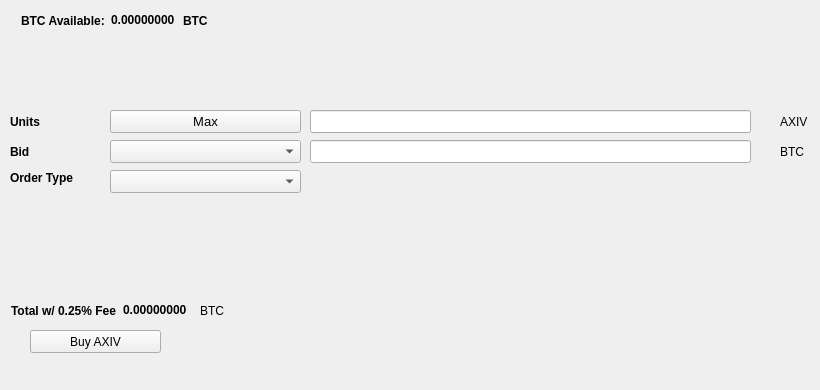
   <widget class="QWidget" name="BuyTab">
    <attribute name="title">
     <string>Buy</string>
    </attribute>
    <widget class="QPushButton" name="BuyAXIV">
     <property name="geometry">
      <rect>
       <x>30</x>
       <y>330</y>
       <width>131</width>
       <height>23</height>
      </rect>
     </property>
     <property name="text">
      <string>Buy AXIV</string>
     </property>
     <property name="icon">
      <iconset resource="../axiv.qrc">
       <normaloff>:/icons/bitcoin</normaloff>:/icons/bitcoin</iconset>
     </property>
    </widget>
    <widget class="QLabel" name="label_3">
     <property name="geometry">
      <rect>
       <x>10</x>
       <y>110</y>
       <width>46</width>
       <height>23</height>
      </rect>
     </property>
     <property name="font">
      <font>
       <weight>75</weight>
       <bold>true</bold>
      </font>
     </property>
     <property name="text">
      <string>Units</string>
     </property>
    </widget>
    <widget class="QLineEdit" name="UnitsInput">
     <property name="geometry">
      <rect>
       <x>310</x>
       <y>110</y>
       <width>441</width>
       <height>23</height>
      </rect>
     </property>
     <property name="font">
      <font>
       <pointsize>9</pointsize>
       <weight>75</weight>
       <bold>true</bold>
      </font>
     </property>
    </widget>
    <widget class="QLineEdit" name="BuyBidPriceEdit">
     <property name="geometry">
      <rect>
       <x>310</x>
       <y>140</y>
       <width>441</width>
       <height>23</height>
      </rect>
     </property>
     <property name="font">
      <font>
       <pointsize>9</pointsize>
       <weight>75</weight>
       <bold>true</bold>
      </font>
     </property>
    </widget>
    <widget class="QLabel" name="label_4">
     <property name="geometry">
      <rect>
       <x>780</x>
       <y>110</y>
       <width>31</width>
       <height>23</height>
      </rect>
     </property>
     <property name="text">
      <string>AXIV</string>
     </property>
    </widget>
    <widget class="QLabel" name="label_5">
     <property name="geometry">
      <rect>
       <x>780</x>
       <y>140</y>
       <width>31</width>
       <height>23</height>
      </rect>
     </property>
     <property name="text">
      <string>BTC</string>
     </property>
    </widget>
    <widget class="QLabel" name="label_6">
     <property name="geometry">
      <rect>
       <x>10</x>
       <y>140</y>
       <width>46</width>
       <height>23</height>
      </rect>
     </property>
     <property name="font">
      <font>
       <weight>75</weight>
       <bold>true</bold>
      </font>
     </property>
     <property name="text">
      <string>Bid</string>
     </property>
    </widget>
    <widget class="QLabel" name="label_7">
     <property name="geometry">
      <rect>
       <x>10</x>
       <y>170</y>
       <width>91</width>
       <height>16</height>
      </rect>
     </property>
     <property name="font">
      <font>
       <weight>75</weight>
       <bold>true</bold>
      </font>
     </property>
     <property name="text">
      <string>Order Type</string>
     </property>
    </widget>
    <widget class="QPushButton" name="Buy_Max_Amount">
     <property name="geometry">
      <rect>
       <x>110</x>
       <y>110</y>
       <width>191</width>
       <height>23</height>
      </rect>
     </property>
     <property name="font">
      <font>
       <pointsize>10</pointsize>
      </font>
     </property>
     <property name="text">
      <string>Max</string>
     </property>
    </widget>
    <widget class="QComboBox" name="BuyBidcomboBox">
     <property name="geometry">
      <rect>
       <x>110</x>
       <y>140</y>
       <width>191</width>
       <height>23</height>
      </rect>
     </property>
     <property name="font">
      <font>
       <pointsize>10</pointsize>
      </font>
     </property>
    </widget>
    <widget class="QComboBox" name="buyOrdertypeCombo">
     <property name="geometry">
      <rect>
       <x>110</x>
       <y>170</y>
       <width>191</width>
       <height>23</height>
      </rect>
     </property>
     <property name="font">
      <font>
       <pointsize>10</pointsize>
      </font>
     </property>
    </widget>
    <widget class="QWidget" name="layoutWidget1">
     <property name="geometry">
      <rect>
       <x>21</x>
       <y>11</y>
       <width>227</width>
       <height>19</height>
      </rect>
     </property>
     <layout class="QHBoxLayout" name="horizontalLayout_3">
      <item>
       <widget class="QLabel" name="label232">
        <property name="font">
         <font>
          <weight>75</weight>
          <bold>true</bold>
         </font>
        </property>
        <property name="text">
         <string>BTC Available:</string>
        </property>
       </widget>
      </item>
      <item>
       <widget class="QLabel" name="BtcAvailableLbl">
        <property name="palette">
         <palette>
          <active>
           <colorrole role="WindowText">
            <brush brushstyle="SolidPattern">
             <color alpha="255">
              <red>0</red>
              <green>0</green>
              <blue>0</blue>
             </color>
            </brush>
           </colorrole>
           <colorrole role="Button">
            <brush brushstyle="SolidPattern">
             <color alpha="255">
              <red>0</red>
              <green>170</green>
              <blue>0</blue>
             </color>
            </brush>
           </colorrole>
           <colorrole role="Light">
            <brush brushstyle="SolidPattern">
             <color alpha="255">
              <red>0</red>
              <green>255</green>
              <blue>0</blue>
             </color>
            </brush>
           </colorrole>
           <colorrole role="Midlight">
            <brush brushstyle="SolidPattern">
             <color alpha="255">
              <red>0</red>
              <green>212</green>
              <blue>0</blue>
             </color>
            </brush>
           </colorrole>
           <colorrole role="Dark">
            <brush brushstyle="SolidPattern">
             <color alpha="255">
              <red>0</red>
              <green>85</green>
              <blue>0</blue>
             </color>
            </brush>
           </colorrole>
           <colorrole role="Mid">
            <brush brushstyle="SolidPattern">
             <color alpha="255">
              <red>0</red>
              <green>113</green>
              <blue>0</blue>
             </color>
            </brush>
           </colorrole>
           <colorrole role="Text">
            <brush brushstyle="SolidPattern">
             <color alpha="255">
              <red>0</red>
              <green>170</green>
              <blue>0</blue>
             </color>
            </brush>
           </colorrole>
           <colorrole role="BrightText">
            <brush brushstyle="SolidPattern">
             <color alpha="255">
              <red>255</red>
              <green>255</green>
              <blue>255</blue>
             </color>
            </brush>
           </colorrole>
           <colorrole role="ButtonText">
            <brush brushstyle="SolidPattern">
             <color alpha="255">
              <red>0</red>
              <green>0</green>
              <blue>0</blue>
             </color>
            </brush>
           </colorrole>
           <colorrole role="Base">
            <brush brushstyle="SolidPattern">
             <color alpha="255">
              <red>255</red>
              <green>255</green>
              <blue>255</blue>
             </color>
            </brush>
           </colorrole>
           <colorrole role="Window">
            <brush brushstyle="SolidPattern">
             <color alpha="255">
              <red>0</red>
              <green>170</green>
              <blue>0</blue>
             </color>
            </brush>
           </colorrole>
           <colorrole role="Shadow">
            <brush brushstyle="SolidPattern">
             <color alpha="255">
              <red>0</red>
              <green>0</green>
              <blue>0</blue>
             </color>
            </brush>
           </colorrole>
           <colorrole role="AlternateBase">
            <brush brushstyle="SolidPattern">
             <color alpha="255">
              <red>127</red>
              <green>212</green>
              <blue>127</blue>
             </color>
            </brush>
           </colorrole>
           <colorrole role="ToolTipBase">
            <brush brushstyle="SolidPattern">
             <color alpha="255">
              <red>255</red>
              <green>255</green>
              <blue>220</blue>
             </color>
            </brush>
           </colorrole>
           <colorrole role="ToolTipText">
            <brush brushstyle="SolidPattern">
             <color alpha="255">
              <red>0</red>
              <green>0</green>
              <blue>0</blue>
             </color>
            </brush>
           </colorrole>
          </active>
          <inactive>
           <colorrole role="WindowText">
            <brush brushstyle="SolidPattern">
             <color alpha="255">
              <red>0</red>
              <green>0</green>
              <blue>0</blue>
             </color>
            </brush>
           </colorrole>
           <colorrole role="Button">
            <brush brushstyle="SolidPattern">
             <color alpha="255">
              <red>0</red>
              <green>170</green>
              <blue>0</blue>
             </color>
            </brush>
           </colorrole>
           <colorrole role="Light">
            <brush brushstyle="SolidPattern">
             <color alpha="255">
              <red>0</red>
              <green>255</green>
              <blue>0</blue>
             </color>
            </brush>
           </colorrole>
           <colorrole role="Midlight">
            <brush brushstyle="SolidPattern">
             <color alpha="255">
              <red>0</red>
              <green>212</green>
              <blue>0</blue>
             </color>
            </brush>
           </colorrole>
           <colorrole role="Dark">
            <brush brushstyle="SolidPattern">
             <color alpha="255">
              <red>0</red>
              <green>85</green>
              <blue>0</blue>
             </color>
            </brush>
           </colorrole>
           <colorrole role="Mid">
            <brush brushstyle="SolidPattern">
             <color alpha="255">
              <red>0</red>
              <green>113</green>
              <blue>0</blue>
             </color>
            </brush>
           </colorrole>
           <colorrole role="Text">
            <brush brushstyle="SolidPattern">
             <color alpha="255">
              <red>0</red>
              <green>170</green>
              <blue>0</blue>
             </color>
            </brush>
           </colorrole>
           <colorrole role="BrightText">
            <brush brushstyle="SolidPattern">
             <color alpha="255">
              <red>255</red>
              <green>255</green>
              <blue>255</blue>
             </color>
            </brush>
           </colorrole>
           <colorrole role="ButtonText">
            <brush brushstyle="SolidPattern">
             <color alpha="255">
              <red>0</red>
              <green>0</green>
              <blue>0</blue>
             </color>
            </brush>
           </colorrole>
           <colorrole role="Base">
            <brush brushstyle="SolidPattern">
             <color alpha="255">
              <red>255</red>
              <green>255</green>
              <blue>255</blue>
             </color>
            </brush>
           </colorrole>
           <colorrole role="Window">
            <brush brushstyle="SolidPattern">
             <color alpha="255">
              <red>0</red>
              <green>170</green>
              <blue>0</blue>
             </color>
            </brush>
           </colorrole>
           <colorrole role="Shadow">
            <brush brushstyle="SolidPattern">
             <color alpha="255">
              <red>0</red>
              <green>0</green>
              <blue>0</blue>
             </color>
            </brush>
           </colorrole>
           <colorrole role="AlternateBase">
            <brush brushstyle="SolidPattern">
             <color alpha="255">
              <red>127</red>
              <green>212</green>
              <blue>127</blue>
             </color>
            </brush>
           </colorrole>
           <colorrole role="ToolTipBase">
            <brush brushstyle="SolidPattern">
             <color alpha="255">
              <red>255</red>
              <green>255</green>
              <blue>220</blue>
             </color>
            </brush>
           </colorrole>
           <colorrole role="ToolTipText">
            <brush brushstyle="SolidPattern">
             <color alpha="255">
              <red>0</red>
              <green>0</green>
              <blue>0</blue>
             </color>
            </brush>
           </colorrole>
          </inactive>
          <disabled>
           <colorrole role="WindowText">
            <brush brushstyle="SolidPattern">
             <color alpha="255">
              <red>0</red>
              <green>85</green>
              <blue>0</blue>
             </color>
            </brush>
           </colorrole>
           <colorrole role="Button">
            <brush brushstyle="SolidPattern">
             <color alpha="255">
              <red>0</red>
              <green>170</green>
              <blue>0</blue>
             </color>
            </brush>
           </colorrole>
           <colorrole role="Light">
            <brush brushstyle="SolidPattern">
             <color alpha="255">
              <red>0</red>
              <green>255</green>
              <blue>0</blue>
             </color>
            </brush>
           </colorrole>
           <colorrole role="Midlight">
            <brush brushstyle="SolidPattern">
             <color alpha="255">
              <red>0</red>
              <green>212</green>
              <blue>0</blue>
             </color>
            </brush>
           </colorrole>
           <colorrole role="Dark">
            <brush brushstyle="SolidPattern">
             <color alpha="255">
              <red>0</red>
              <green>85</green>
              <blue>0</blue>
             </color>
            </brush>
           </colorrole>
           <colorrole role="Mid">
            <brush brushstyle="SolidPattern">
             <color alpha="255">
              <red>0</red>
              <green>113</green>
              <blue>0</blue>
             </color>
            </brush>
           </colorrole>
           <colorrole role="Text">
            <brush brushstyle="SolidPattern">
             <color alpha="255">
              <red>0</red>
              <green>85</green>
              <blue>0</blue>
             </color>
            </brush>
           </colorrole>
           <colorrole role="BrightText">
            <brush brushstyle="SolidPattern">
             <color alpha="255">
              <red>255</red>
              <green>255</green>
              <blue>255</blue>
             </color>
            </brush>
           </colorrole>
           <colorrole role="ButtonText">
            <brush brushstyle="SolidPattern">
             <color alpha="255">
              <red>0</red>
              <green>85</green>
              <blue>0</blue>
             </color>
            </brush>
           </colorrole>
           <colorrole role="Base">
            <brush brushstyle="SolidPattern">
             <color alpha="255">
              <red>0</red>
              <green>170</green>
              <blue>0</blue>
             </color>
            </brush>
           </colorrole>
           <colorrole role="Window">
            <brush brushstyle="SolidPattern">
             <color alpha="255">
              <red>0</red>
              <green>170</green>
              <blue>0</blue>
             </color>
            </brush>
           </colorrole>
           <colorrole role="Shadow">
            <brush brushstyle="SolidPattern">
             <color alpha="255">
              <red>0</red>
              <green>0</green>
              <blue>0</blue>
             </color>
            </brush>
           </colorrole>
           <colorrole role="AlternateBase">
            <brush brushstyle="SolidPattern">
             <color alpha="255">
              <red>0</red>
              <green>170</green>
              <blue>0</blue>
             </color>
            </brush>
           </colorrole>
           <colorrole role="ToolTipBase">
            <brush brushstyle="SolidPattern">
             <color alpha="255">
              <red>255</red>
              <green>255</green>
              <blue>220</blue>
             </color>
            </brush>
           </colorrole>
           <colorrole role="ToolTipText">
            <brush brushstyle="SolidPattern">
             <color alpha="255">
              <red>0</red>
              <green>0</green>
              <blue>0</blue>
             </color>
            </brush>
           </colorrole>
          </disabled>
         </palette>
        </property>
        <property name="font">
         <font>
          <weight>75</weight>
          <bold>true</bold>
         </font>
        </property>
        <property name="text">
         <string>0.00000000</string>
        </property>
        <property name="textInteractionFlags">
         <set>Qt::LinksAccessibleByMouse|Qt::TextSelectableByKeyboard|Qt::TextSelectableByMouse</set>
        </property>
       </widget>
      </item>
      <item>
       <widget class="QLabel" name="BtcAvailableLbl_2">
        <property name="font">
         <font>
          <weight>75</weight>
          <bold>true</bold>
         </font>
        </property>
        <property name="text">
         <string>BTC</string>
        </property>
       </widget>
      </item>
     </layout>
    </widget>
    <widget class="QWidget" name="layoutWidge2">
     <property name="geometry">
      <rect>
       <x>11</x>
       <y>301</y>
       <width>259</width>
       <height>19</height>
      </rect>
     </property>
     <layout class="QHBoxLayout" name="horizontalLayout_4">
      <item>
       <widget class="QLabel" name="label_9">
        <property name="font">
         <font>
          <weight>75</weight>
          <bold>true</bold>
         </font>
        </property>
        <property name="text">
         <string>Total w/ 0.25% Fee</string>
        </property>
       </widget>
      </item>
      <item>
       <widget class="QLabel" name="BuyCostLabel">
        <property name="palette">
         <palette>
          <active>
           <colorrole role="WindowText">
            <brush brushstyle="SolidPattern">
             <color alpha="255">
              <red>0</red>
              <green>0</green>
              <blue>0</blue>
             </color>
            </brush>
           </colorrole>
           <colorrole role="Button">
            <brush brushstyle="SolidPattern">
             <color alpha="255">
              <red>0</red>
              <green>170</green>
              <blue>0</blue>
             </color>
            </brush>
           </colorrole>
           <colorrole role="Light">
            <brush brushstyle="SolidPattern">
             <color alpha="255">
              <red>0</red>
              <green>255</green>
              <blue>0</blue>
             </color>
            </brush>
           </colorrole>
           <colorrole role="Midlight">
            <brush brushstyle="SolidPattern">
             <color alpha="255">
              <red>0</red>
              <green>212</green>
              <blue>0</blue>
             </color>
            </brush>
           </colorrole>
           <colorrole role="Dark">
            <brush brushstyle="SolidPattern">
             <color alpha="255">
              <red>0</red>
              <green>85</green>
              <blue>0</blue>
             </color>
            </brush>
           </colorrole>
           <colorrole role="Mid">
            <brush brushstyle="SolidPattern">
             <color alpha="255">
              <red>0</red>
              <green>113</green>
              <blue>0</blue>
             </color>
            </brush>
           </colorrole>
           <colorrole role="Text">
            <brush brushstyle="SolidPattern">
             <color alpha="255">
              <red>0</red>
              <green>170</green>
              <blue>0</blue>
             </color>
            </brush>
           </colorrole>
           <colorrole role="BrightText">
            <brush brushstyle="SolidPattern">
             <color alpha="255">
              <red>255</red>
              <green>255</green>
              <blue>255</blue>
             </color>
            </brush>
           </colorrole>
           <colorrole role="ButtonText">
            <brush brushstyle="SolidPattern">
             <color alpha="255">
              <red>0</red>
              <green>0</green>
              <blue>0</blue>
             </color>
            </brush>
           </colorrole>
           <colorrole role="Base">
            <brush brushstyle="SolidPattern">
             <color alpha="255">
              <red>255</red>
              <green>255</green>
              <blue>255</blue>
             </color>
            </brush>
           </colorrole>
           <colorrole role="Window">
            <brush brushstyle="SolidPattern">
             <color alpha="255">
              <red>0</red>
              <green>170</green>
              <blue>0</blue>
             </color>
            </brush>
           </colorrole>
           <colorrole role="Shadow">
            <brush brushstyle="SolidPattern">
             <color alpha="255">
              <red>0</red>
              <green>0</green>
              <blue>0</blue>
             </color>
            </brush>
           </colorrole>
           <colorrole role="AlternateBase">
            <brush brushstyle="SolidPattern">
             <color alpha="255">
              <red>127</red>
              <green>212</green>
              <blue>127</blue>
             </color>
            </brush>
           </colorrole>
           <colorrole role="ToolTipBase">
            <brush brushstyle="SolidPattern">
             <color alpha="255">
              <red>255</red>
              <green>255</green>
              <blue>220</blue>
             </color>
            </brush>
           </colorrole>
           <colorrole role="ToolTipText">
            <brush brushstyle="SolidPattern">
             <color alpha="255">
              <red>0</red>
              <green>0</green>
              <blue>0</blue>
             </color>
            </brush>
           </colorrole>
          </active>
          <inactive>
           <colorrole role="WindowText">
            <brush brushstyle="SolidPattern">
             <color alpha="255">
              <red>0</red>
              <green>0</green>
              <blue>0</blue>
             </color>
            </brush>
           </colorrole>
           <colorrole role="Button">
            <brush brushstyle="SolidPattern">
             <color alpha="255">
              <red>0</red>
              <green>170</green>
              <blue>0</blue>
             </color>
            </brush>
           </colorrole>
           <colorrole role="Light">
            <brush brushstyle="SolidPattern">
             <color alpha="255">
              <red>0</red>
              <green>255</green>
              <blue>0</blue>
             </color>
            </brush>
           </colorrole>
           <colorrole role="Midlight">
            <brush brushstyle="SolidPattern">
             <color alpha="255">
              <red>0</red>
              <green>212</green>
              <blue>0</blue>
             </color>
            </brush>
           </colorrole>
           <colorrole role="Dark">
            <brush brushstyle="SolidPattern">
             <color alpha="255">
              <red>0</red>
              <green>85</green>
              <blue>0</blue>
             </color>
            </brush>
           </colorrole>
           <colorrole role="Mid">
            <brush brushstyle="SolidPattern">
             <color alpha="255">
              <red>0</red>
              <green>113</green>
              <blue>0</blue>
             </color>
            </brush>
           </colorrole>
           <colorrole role="Text">
            <brush brushstyle="SolidPattern">
             <color alpha="255">
              <red>0</red>
              <green>170</green>
              <blue>0</blue>
             </color>
            </brush>
           </colorrole>
           <colorrole role="BrightText">
            <brush brushstyle="SolidPattern">
             <color alpha="255">
              <red>255</red>
              <green>255</green>
              <blue>255</blue>
             </color>
            </brush>
           </colorrole>
           <colorrole role="ButtonText">
            <brush brushstyle="SolidPattern">
             <color alpha="255">
              <red>0</red>
              <green>0</green>
              <blue>0</blue>
             </color>
            </brush>
           </colorrole>
           <colorrole role="Base">
            <brush brushstyle="SolidPattern">
             <color alpha="255">
              <red>255</red>
              <green>255</green>
              <blue>255</blue>
             </color>
            </brush>
           </colorrole>
           <colorrole role="Window">
            <brush brushstyle="SolidPattern">
             <color alpha="255">
              <red>0</red>
              <green>170</green>
              <blue>0</blue>
             </color>
            </brush>
           </colorrole>
           <colorrole role="Shadow">
            <brush brushstyle="SolidPattern">
             <color alpha="255">
              <red>0</red>
              <green>0</green>
              <blue>0</blue>
             </color>
            </brush>
           </colorrole>
           <colorrole role="AlternateBase">
            <brush brushstyle="SolidPattern">
             <color alpha="255">
              <red>127</red>
              <green>212</green>
              <blue>127</blue>
             </color>
            </brush>
           </colorrole>
           <colorrole role="ToolTipBase">
            <brush brushstyle="SolidPattern">
             <color alpha="255">
              <red>255</red>
              <green>255</green>
              <blue>220</blue>
             </color>
            </brush>
           </colorrole>
           <colorrole role="ToolTipText">
            <brush brushstyle="SolidPattern">
             <color alpha="255">
              <red>0</red>
              <green>0</green>
              <blue>0</blue>
             </color>
            </brush>
           </colorrole>
          </inactive>
          <disabled>
           <colorrole role="WindowText">
            <brush brushstyle="SolidPattern">
             <color alpha="255">
              <red>0</red>
              <green>85</green>
              <blue>0</blue>
             </color>
            </brush>
           </colorrole>
           <colorrole role="Button">
            <brush brushstyle="SolidPattern">
             <color alpha="255">
              <red>0</red>
              <green>170</green>
              <blue>0</blue>
             </color>
            </brush>
           </colorrole>
           <colorrole role="Light">
            <brush brushstyle="SolidPattern">
             <color alpha="255">
              <red>0</red>
              <green>255</green>
              <blue>0</blue>
             </color>
            </brush>
           </colorrole>
           <colorrole role="Midlight">
            <brush brushstyle="SolidPattern">
             <color alpha="255">
              <red>0</red>
              <green>212</green>
              <blue>0</blue>
             </color>
            </brush>
           </colorrole>
           <colorrole role="Dark">
            <brush brushstyle="SolidPattern">
             <color alpha="255">
              <red>0</red>
              <green>85</green>
              <blue>0</blue>
             </color>
            </brush>
           </colorrole>
           <colorrole role="Mid">
            <brush brushstyle="SolidPattern">
             <color alpha="255">
              <red>0</red>
              <green>113</green>
              <blue>0</blue>
             </color>
            </brush>
           </colorrole>
           <colorrole role="Text">
            <brush brushstyle="SolidPattern">
             <color alpha="255">
              <red>0</red>
              <green>85</green>
              <blue>0</blue>
             </color>
            </brush>
           </colorrole>
           <colorrole role="BrightText">
            <brush brushstyle="SolidPattern">
             <color alpha="255">
              <red>255</red>
              <green>255</green>
              <blue>255</blue>
             </color>
            </brush>
           </colorrole>
           <colorrole role="ButtonText">
            <brush brushstyle="SolidPattern">
             <color alpha="255">
              <red>0</red>
              <green>85</green>
              <blue>0</blue>
             </color>
            </brush>
           </colorrole>
           <colorrole role="Base">
            <brush brushstyle="SolidPattern">
             <color alpha="255">
              <red>0</red>
              <green>170</green>
              <blue>0</blue>
             </color>
            </brush>
           </colorrole>
           <colorrole role="Window">
            <brush brushstyle="SolidPattern">
             <color alpha="255">
              <red>0</red>
              <green>170</green>
              <blue>0</blue>
             </color>
            </brush>
           </colorrole>
           <colorrole role="Shadow">
            <brush brushstyle="SolidPattern">
             <color alpha="255">
              <red>0</red>
              <green>0</green>
              <blue>0</blue>
             </color>
            </brush>
           </colorrole>
           <colorrole role="AlternateBase">
            <brush brushstyle="SolidPattern">
             <color alpha="255">
              <red>0</red>
              <green>170</green>
              <blue>0</blue>
             </color>
            </brush>
           </colorrole>
           <colorrole role="ToolTipBase">
            <brush brushstyle="SolidPattern">
             <color alpha="255">
              <red>255</red>
              <green>255</green>
              <blue>220</blue>
             </color>
            </brush>
           </colorrole>
           <colorrole role="ToolTipText">
            <brush brushstyle="SolidPattern">
             <color alpha="255">
              <red>0</red>
              <green>0</green>
              <blue>0</blue>
             </color>
            </brush>
           </colorrole>
          </disabled>
         </palette>
        </property>
        <property name="font">
         <font>
          <weight>75</weight>
          <bold>true</bold>
         </font>
        </property>
        <property name="autoFillBackground">
         <bool>false</bool>
        </property>
        <property name="text">
         <string>0.00000000</string>
        </property>
        <property name="textInteractionFlags">
         <set>Qt::LinksAccessibleByMouse|Qt::TextSelectableByMouse</set>
        </property>
       </widget>
      </item>
      <item>
       <widget class="QLabel" name="label_10">
        <property name="font">
         <font>
          <weight>50</weight>
          <bold>false</bold>
         </font>
        </property>
        <property name="text">
         <string>BTC</string>
        </property>
       </widget>
      </item>
     </layout>
    </widget>
    <widget class="QLabel" name="label_24">
     <property name="geometry">
      <rect>
       <x>460</x>
       <y>300</y>
       <width>281</width>
       <height>81</height>
      </rect>
     </property>
     <property name="text">
      <string/>
     </property>
     <property name="pixmap">
      <pixmap>:/images/bittrex</pixmap>
     </property>
    </widget>
   </widget>
